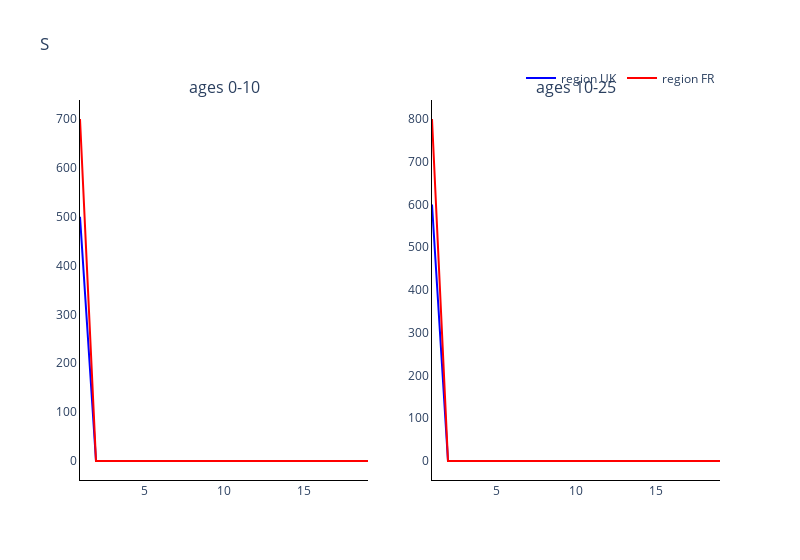
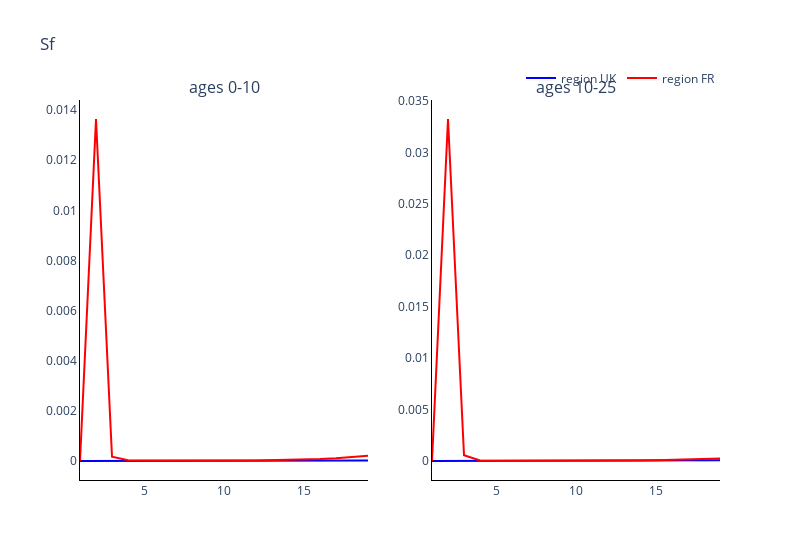
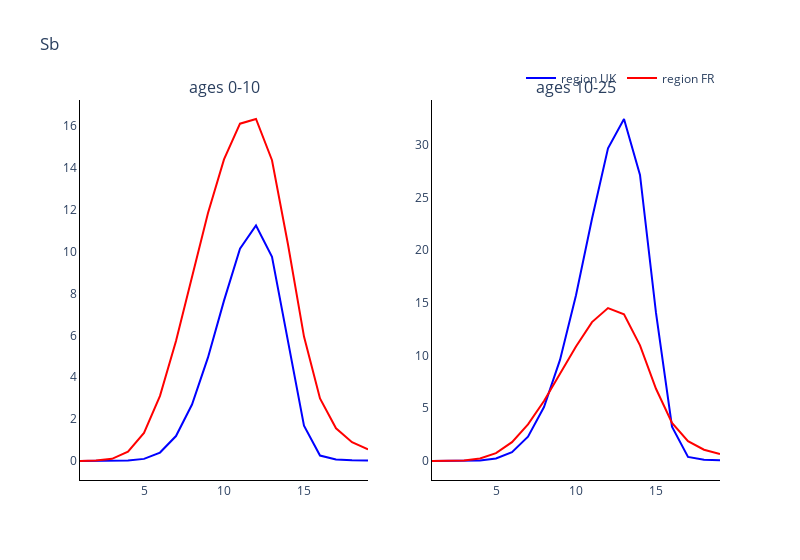
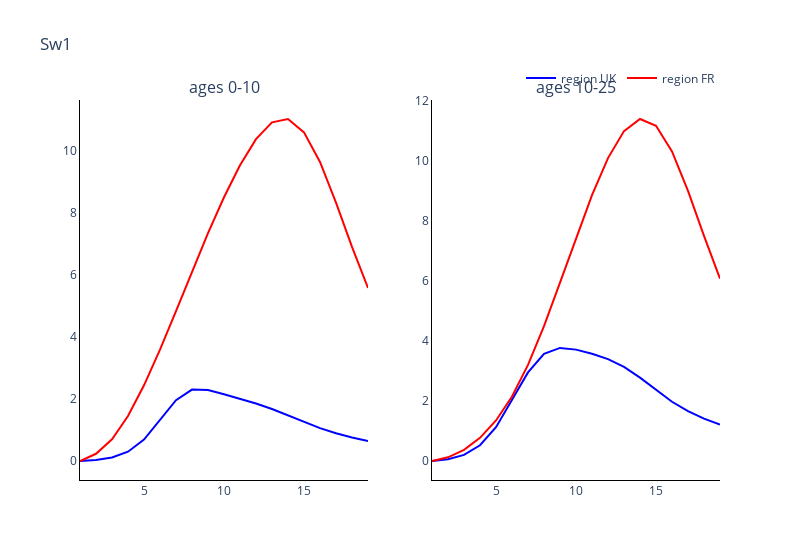

The notebook cell these images were saved under, in order:
### Markdown cell above
### Plot the comparments of the two regions against each other

### Code cell
# Trace names - represent the solver used for the simulation
trace_name = ['region {}'.format(r) for r in regions]

# Compartment list - type and age
comparments = []
for n in model.output_names():
    comparments.append('{}'.format(n))

# Plot for each comparment
for c, comparment in enumerate(comparments):
    fig = go.Figure()
    fig = make_subplots(rows=int(np.ceil(len(age_groups)/2)), cols=2, subplot_titles=tuple('ages {}'.format(a) for a in age_groups))
    # Plot (line plot for each solver method for each age)
    for a, age in enumerate(age_groups):
        if a != 0:
            for o, out in enumerate(outputs):
                fig.add_trace(
                    go.Scatter(
                        y=out[:, c*len(age_groups)+a],
                        x=parameters.simulation_parameters.times,
                        mode='lines',
                        name=trace_name[o],
                        line_color=colours[o],
                        showlegend=False
                    ),
                    row= int(np.floor(a / 2)) + 1,
                    col= a % 2 + 1
                )
        
        else:
            for o, out in enumerate(outputs):
                fig.add_trace(
                    go.Scatter(
                        y=out[:, c*len(age_groups)+a],
                        x=parameters.simulation_parameters.times,
                        mode='lines',
                        name=trace_name[o],
                        line_color=colours[o]
                    ),
                    row= int(np.floor(a / 2)) + 1,
                    col= a % 2 + 1
                )

    # Add axis labels
    fig.update_layout(
        boxmode='group',
        title=comparment, 
        width=800,
        plot_bgcolor='white',
        xaxis=dict(linecolor='black'),
        yaxis=dict(linecolor='black'),
        xaxis2=dict(linecolor='black'),
        yaxis2=dict(linecolor='black'),
        xaxis3=dict(linecolor='black'),
        yaxis3=dict(linecolor='black'),
        xaxis4=dict(linecolor='black'),
        yaxis4=dict(linecolor='black'),
        xaxis5=dict(linecolor='black'),
        yaxis5=dict(linecolor='black'),
        xaxis6=dict(linecolor='black'),
        yaxis6=dict(linecolor='black'),
        xaxis7=dict(linecolor='black'),
        yaxis7=dict(linecolor='black'),
        xaxis8=dict(linecolor='black'),
        yaxis8=dict(linecolor='black'),
        legend=dict(
            orientation="h",
            yanchor="bottom",
            y=1.02,
            xanchor="right",
            x=1
        ))

    fig.show()

### Figure 1 — Plotly figure (JSON) as saved in the notebook; plotly's stock layout.template omitted (floating-point values rounded to 4 significant figures)
{"data": [{"line": {"color": "blue"}, "mode": "lines", "name": "region UK", "type": "scatter", "x": [1, 2, 3, 4, 5, 6, 7, 8, 9, 10, 11, 12, 13, 14, 15, 16, 17, 18, 19], "xaxis": "x", "y": [500, -6.755e-09, 7.811e-08, 2.721e-09, -2.796e-06, 6.675e-06, 9.414e-06, 8.846e-06, 5.066e-06, 1.042e-05, 7.725e-06, 9.597e-06, 1.169e-05, 8.508e-06, 8.528e-06, 7.953e-06, 9.282e-06, 8.684e-06, 1.644e-05], "yaxis": "y"}, {"line": {"color": "red"}, "mode": "lines", "name": "region FR", "type": "scatter", "x": [1, 2, 3, 4, 5, 6, 7, 8, 9, 10, 11, 12, 13, 14, 15, 16, 17, 18, 19], "xaxis": "x", "y": [700, 0.001048, 8.185e-06, 2.08e-05, 2.272e-05, 2.769e-05, 3.107e-05, 4.349e-05, 5.105e-05, 7.302e-05, 7.582e-05, 9.494e-05, 0.0001171, 0.0001544, 0.0001729, 0.0002119, 0.0002437, 0.0002669, 0.0002956], "yaxis": "y"}, {"line": {"color": "blue"}, "mode": "lines", "name": "region UK", "showlegend": false, "type": "scatter", "x": [1, 2, 3, 4, 5, 6, 7, 8, 9, 10, 11, 12, 13, 14, 15, 16, 17, 18, 19], "xaxis": "x2", "y": [600, 2.045e-08, 3.214e-07, 1.568e-06, 3.608e-06, 6.526e-06, 1.011e-05, 1.362e-05, 1.649e-05, 1.87e-05, 2.065e-05, 2.269e-05, 2.496e-05, 2.735e-05, 2.969e-05, 3.189e-05, 3.417e-05, 3.678e-05, 3.986e-05], "yaxis": "y2"}, {"line": {"color": "red"}, "mode": "lines", "name": "region FR", "showlegend": false, "type": "scatter", "x": [1, 2, 3, 4, 5, 6, 7, 8, 9, 10, 11, 12, 13, 14, 15, 16, 17, 18, 19], "xaxis": "x2", "y": [800, 0.00253, 5.906e-06, 1.38e-05, 1.212e-05, 1.937e-05, 2.476e-05, 3.169e-05, 4.1e-05, 5.332e-05, 6.936e-05, 8.999e-05, 0.000116, 0.0001476, 0.0001841, 0.0002234, 0.0002622, 0.0002972, 0.0003264], "yaxis": "y2"}], "layout": {"annotations": [{"font": {"size": 16}, "showarrow": false, "text": "ages 0-10", "x": 0.225, "xanchor": "center", "xref": "paper", "y": 1, "yanchor": "bottom", "yref": "paper"}, {"font": {"size": 16}, "showarrow": false, "text": "ages 10-25", "x": 0.775, "xanchor": "center", "xref": "paper", "y": 1, "yanchor": "bottom", "yref": "paper"}], "boxmode": "group", "legend": {"orientation": "h", "x": 1, "xanchor": "right", "y": 1.02, "yanchor": "bottom"}, "plot_bgcolor": "white", "title": {"text": "S"}, "width": 800, "xaxis": {"anchor": "y", "domain": [0, 0.45], "linecolor": "black"}, "xaxis2": {"anchor": "y2", "domain": [0.55, 1], "linecolor": "black"}, "xaxis3": {"linecolor": "black"}, "xaxis4": {"linecolor": "black"}, "xaxis5": {"linecolor": "black"}, "xaxis6": {"linecolor": "black"}, "xaxis7": {"linecolor": "black"}, "xaxis8": {"linecolor": "black"}, "yaxis": {"anchor": "x", "domain": [0, 1], "linecolor": "black"}, "yaxis2": {"anchor": "x2", "domain": [0, 1], "linecolor": "black"}, "yaxis3": {"linecolor": "black"}, "yaxis4": {"linecolor": "black"}, "yaxis5": {"linecolor": "black"}, "yaxis6": {"linecolor": "black"}, "yaxis7": {"linecolor": "black"}, "yaxis8": {"linecolor": "black"}}}

### Figure 2 — Plotly figure (JSON) as saved in the notebook; plotly's stock layout.template omitted (floating-point values rounded to 4 significant figures)
{"data": [{"line": {"color": "blue"}, "mode": "lines", "name": "region UK", "type": "scatter", "x": [1, 2, 3, 4, 5, 6, 7, 8, 9, 10, 11, 12, 13, 14, 15, 16, 17, 18, 19], "xaxis": "x", "y": [0, 1.208e-08, 1.128e-08, 1.468e-07, 7.658e-07, 1.109e-06, 1.778e-06, 2.284e-06, 2.631e-06, 2.755e-06, 3.08e-06, 3.487e-06, 4.097e-06, 5.076e-06, 6.312e-06, 7.985e-06, 1.015e-05, 1.315e-05, 1.664e-05], "yaxis": "y"}, {"line": {"color": "red"}, "mode": "lines", "name": "region FR", "type": "scatter", "x": [1, 2, 3, 4, 5, 6, 7, 8, 9, 10, 11, 12, 13, 14, 15, 16, 17, 18, 19], "xaxis": "x", "y": [0, 0.01365, 0.0001744, 2.913e-05, 2.081e-05, 1.509e-05, 1.249e-05, 1.13e-05, 1.185e-05, 1.292e-05, 1.65e-05, 2.131e-05, 2.886e-05, 3.95e-05, 5.706e-05, 7.997e-05, 0.0001119, 0.0001546, 0.000207], "yaxis": "y"}, {"line": {"color": "blue"}, "mode": "lines", "name": "region UK", "showlegend": false, "type": "scatter", "x": [1, 2, 3, 4, 5, 6, 7, 8, 9, 10, 11, 12, 13, 14, 15, 16, 17, 18, 19], "xaxis": "x2", "y": [0, 1.796e-09, 6.66e-08, 6.983e-07, 2.603e-06, 5.352e-06, 7.676e-06, 9.227e-06, 1.033e-05, 1.137e-05, 1.274e-05, 1.477e-05, 1.772e-05, 2.175e-05, 2.7e-05, 3.363e-05, 4.202e-05, 5.278e-05, 6.658e-05], "yaxis": "y2"}, {"line": {"color": "red"}, "mode": "lines", "name": "region FR", "showlegend": false, "type": "scatter", "x": [1, 2, 3, 4, 5, 6, 7, 8, 9, 10, 11, 12, 13, 14, 15, 16, 17, 18, 19], "xaxis": "x2", "y": [0, 0.03324, 0.000552, 5.302e-05, 1.405e-05, 9.189e-06, 8.025e-06, 8.192e-06, 9.363e-06, 1.161e-05, 1.529e-05, 2.105e-05, 2.99e-05, 4.325e-05, 6.287e-05, 9.073e-05, 0.0001287, 0.0001786, 0.0002416], "yaxis": "y2"}], "layout": {"annotations": [{"font": {"size": 16}, "showarrow": false, "text": "ages 0-10", "x": 0.225, "xanchor": "center", "xref": "paper", "y": 1, "yanchor": "bottom", "yref": "paper"}, {"font": {"size": 16}, "showarrow": false, "text": "ages 10-25", "x": 0.775, "xanchor": "center", "xref": "paper", "y": 1, "yanchor": "bottom", "yref": "paper"}], "boxmode": "group", "legend": {"orientation": "h", "x": 1, "xanchor": "right", "y": 1.02, "yanchor": "bottom"}, "plot_bgcolor": "white", "title": {"text": "Sf"}, "width": 800, "xaxis": {"anchor": "y", "domain": [0, 0.45], "linecolor": "black"}, "xaxis2": {"anchor": "y2", "domain": [0.55, 1], "linecolor": "black"}, "xaxis3": {"linecolor": "black"}, "xaxis4": {"linecolor": "black"}, "xaxis5": {"linecolor": "black"}, "xaxis6": {"linecolor": "black"}, "xaxis7": {"linecolor": "black"}, "xaxis8": {"linecolor": "black"}, "yaxis": {"anchor": "x", "domain": [0, 1], "linecolor": "black"}, "yaxis2": {"anchor": "x2", "domain": [0, 1], "linecolor": "black"}, "yaxis3": {"linecolor": "black"}, "yaxis4": {"linecolor": "black"}, "yaxis5": {"linecolor": "black"}, "yaxis6": {"linecolor": "black"}, "yaxis7": {"linecolor": "black"}, "yaxis8": {"linecolor": "black"}}}

### Figure 3 — Plotly figure (JSON) as saved in the notebook; plotly's stock layout.template omitted (floating-point values rounded to 4 significant figures)
{"data": [{"line": {"color": "blue"}, "mode": "lines", "name": "region UK", "type": "scatter", "x": [1, 2, 3, 4, 5, 6, 7, 8, 9, 10, 11, 12, 13, 14, 15, 16, 17, 18, 19], "xaxis": "x", "y": [0, 0.0003269, 0.002963, 0.01961, 0.1019, 0.403, 1.191, 2.699, 4.949, 7.662, 10.14, 11.25, 9.755, 5.666, 1.682, 0.259, 0.07657, 0.03785, 0.02196], "yaxis": "y"}, {"line": {"color": "red"}, "mode": "lines", "name": "region FR", "type": "scatter", "x": [1, 2, 3, 4, 5, 6, 7, 8, 9, 10, 11, 12, 13, 14, 15, 16, 17, 18, 19], "xaxis": "x", "y": [0, 0.02179, 0.1038, 0.4407, 1.343, 3.11, 5.732, 8.816, 11.84, 14.41, 16.11, 16.34, 14.37, 10.34, 5.943, 2.989, 1.563, 0.8973, 0.5527], "yaxis": "y"}, {"line": {"color": "blue"}, "mode": "lines", "name": "region UK", "showlegend": false, "type": "scatter", "x": [1, 2, 3, 4, 5, 6, 7, 8, 9, 10, 11, 12, 13, 14, 15, 16, 17, 18, 19], "xaxis": "x2", "y": [0, 0.0009472, 0.008339, 0.05085, 0.2366, 0.8399, 2.31, 5.12, 9.587, 15.73, 22.97, 29.65, 32.43, 27.13, 14.05, 3.252, 0.382, 0.1231, 0.06929], "yaxis": "y2"}, {"line": {"color": "red"}, "mode": "lines", "name": "region FR", "showlegend": false, "type": "scatter", "x": [1, 2, 3, 4, 5, 6, 7, 8, 9, 10, 11, 12, 13, 14, 15, 16, 17, 18, 19], "xaxis": "x2", "y": [0, 0.02575, 0.05873, 0.2438, 0.7493, 1.789, 3.468, 5.695, 8.246, 10.86, 13.17, 14.5, 13.91, 10.97, 6.852, 3.602, 1.879, 1.068, 0.6539], "yaxis": "y2"}], "layout": {"annotations": [{"font": {"size": 16}, "showarrow": false, "text": "ages 0-10", "x": 0.225, "xanchor": "center", "xref": "paper", "y": 1, "yanchor": "bottom", "yref": "paper"}, {"font": {"size": 16}, "showarrow": false, "text": "ages 10-25", "x": 0.775, "xanchor": "center", "xref": "paper", "y": 1, "yanchor": "bottom", "yref": "paper"}], "boxmode": "group", "legend": {"orientation": "h", "x": 1, "xanchor": "right", "y": 1.02, "yanchor": "bottom"}, "plot_bgcolor": "white", "title": {"text": "Sb"}, "width": 800, "xaxis": {"anchor": "y", "domain": [0, 0.45], "linecolor": "black"}, "xaxis2": {"anchor": "y2", "domain": [0.55, 1], "linecolor": "black"}, "xaxis3": {"linecolor": "black"}, "xaxis4": {"linecolor": "black"}, "xaxis5": {"linecolor": "black"}, "xaxis6": {"linecolor": "black"}, "xaxis7": {"linecolor": "black"}, "xaxis8": {"linecolor": "black"}, "yaxis": {"anchor": "x", "domain": [0, 1], "linecolor": "black"}, "yaxis2": {"anchor": "x2", "domain": [0, 1], "linecolor": "black"}, "yaxis3": {"linecolor": "black"}, "yaxis4": {"linecolor": "black"}, "yaxis5": {"linecolor": "black"}, "yaxis6": {"linecolor": "black"}, "yaxis7": {"linecolor": "black"}, "yaxis8": {"linecolor": "black"}}}

### Figure 4 — Plotly figure (JSON) as saved in the notebook; plotly's stock layout.template omitted (floating-point values rounded to 4 significant figures)
{"data": [{"line": {"color": "blue"}, "mode": "lines", "name": "region UK", "type": "scatter", "x": [1, 2, 3, 4, 5, 6, 7, 8, 9, 10, 11, 12, 13, 14, 15, 16, 17, 18, 19], "xaxis": "x", "y": [0, 0.03174, 0.1119, 0.3, 0.6888, 1.311, 1.962, 2.302, 2.292, 2.15, 2.006, 1.856, 1.677, 1.468, 1.254, 1.06, 0.8939, 0.7563, 0.6464], "yaxis": "y"}, {"line": {"color": "red"}, "mode": "lines", "name": "region FR", "type": "scatter", "x": [1, 2, 3, 4, 5, 6, 7, 8, 9, 10, 11, 12, 13, 14, 15, 16, 17, 18, 19], "xaxis": "x", "y": [0, 0.2328, 0.7023, 1.45, 2.441, 3.595, 4.837, 6.108, 7.348, 8.506, 9.538, 10.38, 10.92, 11.03, 10.6, 9.646, 8.333, 6.904, 5.579], "yaxis": "y"}, {"line": {"color": "blue"}, "mode": "lines", "name": "region UK", "showlegend": false, "type": "scatter", "x": [1, 2, 3, 4, 5, 6, 7, 8, 9, 10, 11, 12, 13, 14, 15, 16, 17, 18, 19], "xaxis": "x2", "y": [0, 0.05954, 0.2049, 0.5248, 1.127, 2.015, 2.949, 3.57, 3.765, 3.709, 3.573, 3.393, 3.134, 2.777, 2.36, 1.972, 1.66, 1.41, 1.211], "yaxis": "y2"}, {"line": {"color": "red"}, "mode": "lines", "name": "region FR", "showlegend": false, "type": "scatter", "x": [1, 2, 3, 4, 5, 6, 7, 8, 9, 10, 11, 12, 13, 14, 15, 16, 17, 18, 19], "xaxis": "x2", "y": [0, 0.1233, 0.3702, 0.7707, 1.35, 2.147, 3.198, 4.489, 5.94, 7.434, 8.855, 10.09, 10.98, 11.39, 11.16, 10.31, 8.995, 7.497, 6.073], "yaxis": "y2"}], "layout": {"annotations": [{"font": {"size": 16}, "showarrow": false, "text": "ages 0-10", "x": 0.225, "xanchor": "center", "xref": "paper", "y": 1, "yanchor": "bottom", "yref": "paper"}, {"font": {"size": 16}, "showarrow": false, "text": "ages 10-25", "x": 0.775, "xanchor": "center", "xref": "paper", "y": 1, "yanchor": "bottom", "yref": "paper"}], "boxmode": "group", "legend": {"orientation": "h", "x": 1, "xanchor": "right", "y": 1.02, "yanchor": "bottom"}, "plot_bgcolor": "white", "title": {"text": "Sw1"}, "width": 800, "xaxis": {"anchor": "y", "domain": [0, 0.45], "linecolor": "black"}, "xaxis2": {"anchor": "y2", "domain": [0.55, 1], "linecolor": "black"}, "xaxis3": {"linecolor": "black"}, "xaxis4": {"linecolor": "black"}, "xaxis5": {"linecolor": "black"}, "xaxis6": {"linecolor": "black"}, "xaxis7": {"linecolor": "black"}, "xaxis8": {"linecolor": "black"}, "yaxis": {"anchor": "x", "domain": [0, 1], "linecolor": "black"}, "yaxis2": {"anchor": "x2", "domain": [0, 1], "linecolor": "black"}, "yaxis3": {"linecolor": "black"}, "yaxis4": {"linecolor": "black"}, "yaxis5": {"linecolor": "black"}, "yaxis6": {"linecolor": "black"}, "yaxis7": {"linecolor": "black"}, "yaxis8": {"linecolor": "black"}}}
